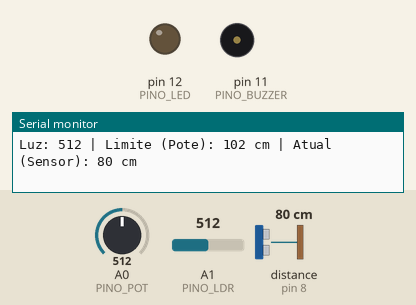
The sketch below on a simulated Arduino Uno, built with avr-gcc and run on an emulated ATmega328P. On the bench: output pins drawn as LEDs (lit = HIGH), buzzer (waves = sounding), the last lines printed to the serial monitor. Wiring (inferred from the names in the program): ultrasonic range finder: trigger pin 9; echo pin 8. The inputs (shaded band) are chosen by the test bench; at power-on: A1 (PINO_LDR) = 512, A0 (PINO_POT) = 512, distance to the obstacle (sensor on pin 8) 80 cm. The echo pulse lasts 58.3 µs per cm; pins used as bus, display or sensor lines are not drawn.

Above: at 1.2 s.
1.3 s: A1 (PINO_LDR) set to 414
2.8 s: A1 (PINO_LDR) set to 388
At 3.5 s:
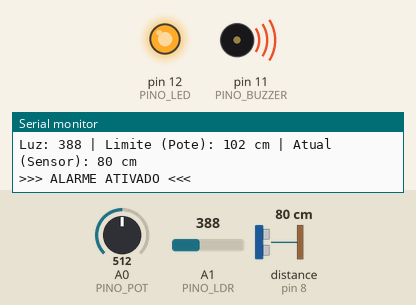
7.4 s: A0 (PINO_POT) set to 485
10.4 s: A0 (PINO_POT) set to 172
At 11.3 s:
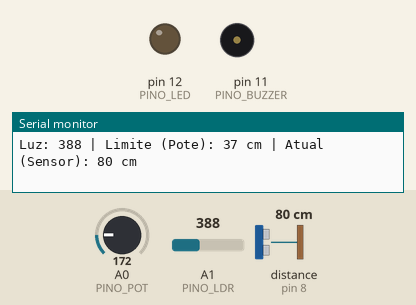
11.9 s: A0 (PINO_POT) set to 147
Timing chart, 0 to 14.4 s (numbered marks = the images above; inputs shaded):
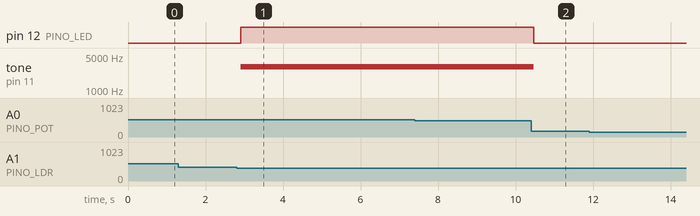

Measured:
- the behaviour switches between 400 and 399 on A1 (PINO_LDR) (found by bisection; images 0 and 1)
- after the input at 2.8 s, pin 12 (PINO_LED): LOW → HIGH after 0.11 s; tone on pin 11 (PINO_BUZZER): silent → 3000 Hz after 0.11 s
- after the input at 10.4 s, pin 12 (PINO_LED): HIGH → LOW after 0.07 s; tone on pin 11 (PINO_BUZZER): 3000 Hz → silent after 0.07 s

The sketch:

arduinoFinal.ino
```cpp
/*
 * CÓDIGO FINAL DO PROJETO DE ALARME DE PERÍMETRO
 * Versão Completa com TODOS os componentes validados.
 *
 * SENSORES (3):
 * 1. LDR (luz) [Pino A1]: Arma/Desarma o sistema.
 * 2. Potenciômetro [Pino A0]: Ajusta a sensibilidade (distância limite).
 * 3. HC-SR04 (distância) [Pinos 9, 8]: Detecta o intruso.
 *
 * ATUADORES (2):
 * 1. LED Vermelho [Pino 12]: Alarme visual.
 * 2. Buzzer [Pino 11]: Alarme sonoro.
 */

// --- 1. PINOS DOS COMPONENTES ---
const int PINO_POT = A0;      // Potenciômetro
const int PINO_LDR = A1;      // LDR
const int PINO_TRIG = 9;      // PINO DE TRIGGER (ENVIO) do HC-SR04
const int PINO_ECHO = 8;      // PINO DE ECHO (RECEBIMENTO) do HC-SR04
const int PINO_BUZZER = 11;   // Buzzer
const int PINO_LED = 12;      // LED Vermelho

// --- 2. CONSTANTE DE CALIBRAÇÃO ---
// IMPORTANTE: CALIBRE ESTE VALOR!
const int LIMIAR_ESCURO = 400; // Valor de exemplo, ajuste para o seu quarto!

void setup() {
  Serial.begin(9600); // Inicia o Monitor Serial

  // Configura pinos dos atuadores como SAÍDA
  pinMode(PINO_BUZZER, OUTPUT);
  pinMode(PINO_LED, OUTPUT);

  // Configura os pinos do sensor HC-SR04
  pinMode(PINO_TRIG, OUTPUT);
  pinMode(PINO_ECHO, INPUT);
}

void loop() {

  // --- 3. LER TODOS OS 3 SENSORES ---
  int valorLuz = analogRead(PINO_LDR);
  int valorPot = analogRead(PINO_POT);
  long distanciaAtual_cm = lerDistanciaHCSR04();

  // --- 4. PROCESSAR OS DADOS ---
  // Mapeia o potenciômetro (0-1023) para um limite de distância (5cm a 200cm)
  long distanciaLimite_cm = map(valorPot, 0, 1023, 5, 200);

  // --- 5. EXIBIR DADOS NO MONITOR ---
  // (Abra a "lupa" 🔍 na IDE para ver isso!)
  Serial.print("Luz: ");
  Serial.print(valorLuz);
  Serial.print(" | Limite (Pote): ");
  Serial.print(distanciaLimite_cm);
  Serial.print(" cm | Atual (Sensor): ");
  Serial.print(distanciaAtual_cm);
  Serial.println(" cm");

  // --- 6. LÓGICA PRINCIPAL DO ALARME ---

  // 1ª CONDIÇÃO: O alarme só arma se estiver escuro
  if (valorLuz < LIMIAR_ESCURO) {
    // Se estiver ESCURO, o sistema está "armado".

    // 2ª CONDIÇÃO: O alarme só dispara se o intruso estiver dentro do limite
    if (distanciaAtual_cm < distanciaLimite_cm && distanciaAtual_cm > 0) {

      // ALARME DISPARADO!
      Serial.println(">>> ALARME ATIVADO <<<");
      digitalWrite(PINO_LED, HIGH); // Liga LED
      tone(PINO_BUZZER, 3000);      // Liga Buzzer

    } else {
      // Se estiver escuro, mas sem intruso (distância atual é MAIOR que o limite).
      // ALARME ARMADO, MAS QUIETO
      digitalWrite(PINO_LED, LOW);  // Desliga LED
      noTone(PINO_BUZZER);          // Desliga Buzzer
    }

  } else {
    // Se estiver CLARO, sistema "desarmado".
    // ALARME DESLIGADO (não importa a distância)
    digitalWrite(PINO_LED, LOW);
    noTone(PINO_BUZZER);
  }

  delay(200); // Pausa para estabilizar a leitura
}

/*
 * --- 7. FUNÇÃO DO SENSOR DE DISTÂNCIA ---
 * (Necessária para o HC-SR04 de 4 pinos)
 */
long lerDistanciaHCSR04() {
  digitalWrite(PINO_TRIG, LOW);
  delayMicroseconds(2);
  digitalWrite(PINO_TRIG, HIGH);
  delayMicroseconds(10);
  digitalWrite(PINO_TRIG, LOW);
  long duration = pulseIn(PINO_ECHO, HIGH);
  long cm = duration / 58;
  return cm;
}
```
